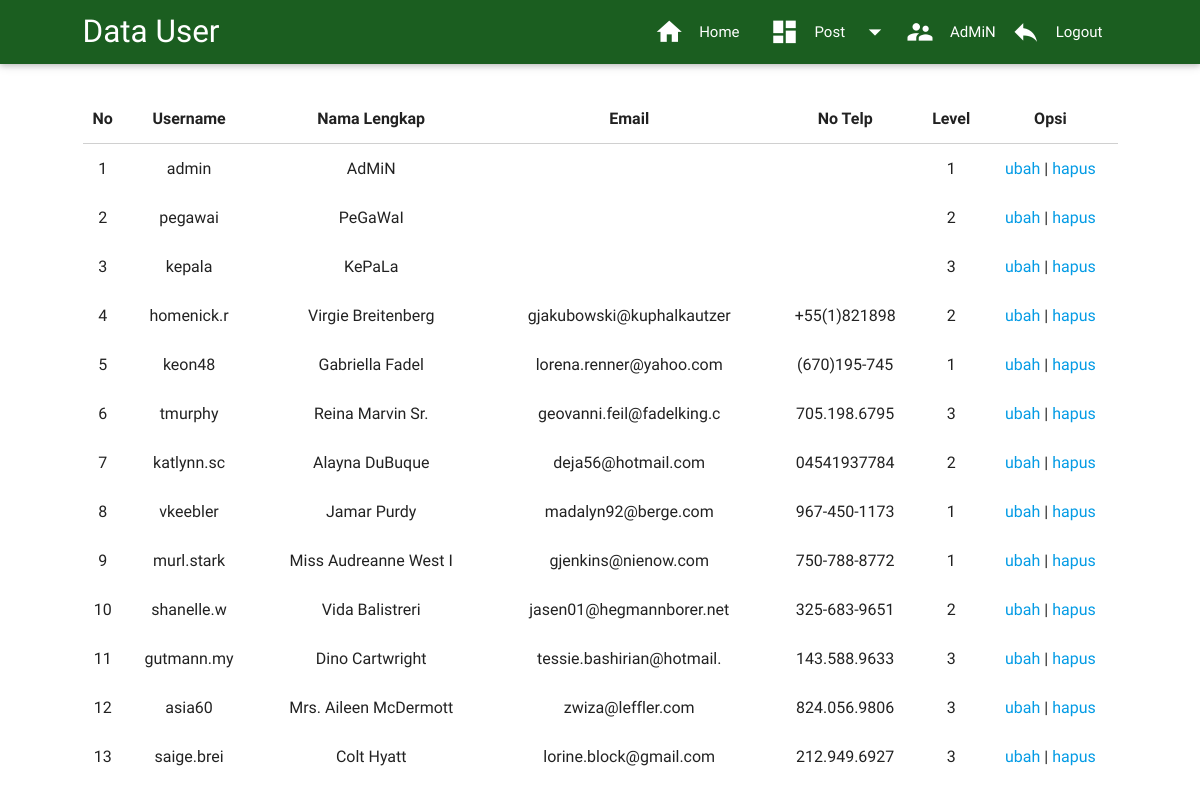
The page /admin/module/user/tampil.php (signed in) on the database its author committed.
### tables this page shows
CREATE TABLE IF NOT EXISTS `user` (
  `id_user` int(10) NOT NULL AUTO_INCREMENT,
  `username` char(10) NOT NULL,
  `nama_lengkap` char(25) NOT NULL,
  `password` char(8) NOT NULL,
  `email` char(25) NOT NULL,
  `no_telp` char(12) NOT NULL,
  `level` char(2) NOT NULL,
  `divisi` char(2) DEFAULT NULL,
  PRIMARY KEY (`id_user`)
);

### admin/module/user/tampil.php (the view, shortened to what this page needs)
<?php
require "includes/header_user.php";
$query=mysql_query("select * from user");
?>
<main style="margin-top:30px;">
<div class="container">
        <table class="hoverable centered responsive-table">
        <thead>
                <tr>
                        <th>No</th>
                        <th>Username</th>
                        <th>Nama Lengkap</th>
                        <th>Email</th>
                        <th>No Telp</th>
                        <th>Level</th>
                        <th>Opsi</th>
                </tr>
        </thead>
<?php
while($row=mysql_fetch_array($query)){
?>
        <tbody>
                <tr>
                        <td><?php echo $c=$c+1;?></td>
                        <td><?php echo $row['username'];?></td>
                        <td><?php echo $row['nama_lengkap'];?></td>
                        <td><?php echo $row['email'];?></td>
                        <td><?php echo $row['no_telp'];?></td>
                        <td><?php echo $row['level'];?></td>
                        <td>
<a href="update.php?id_user=<?php echo $row['id_user']; ?>">ubah</a>  |
<a href="hapus.php?id_user=<?php echo $row['id_user']; ?>" onClick="return confirm('Apakah anda yakin?')">hapus</a>
                        </td>
<?php
}
?>
                </tr>
        </tbody>
        </table>
</div>
</main>
</body>
</html>

### admin/module/user/includes/header_user.php (style rules this page uses)
body { display: flex; min-height: 100vh; flex-direction: column; }
main { flex: 1 0 auto }
.container { width:90% }

### rows shown on the page
user: username "admin", nama_lengkap "AdMiN", level "1"
user: c "2", username "pegawai", nama_lengkap "PeGaWaI", level "2"
user: c "3", username "kepala", nama_lengkap "KePaLa", level "3"
user: c "4", username "homenick.r", nama_lengkap "Virgie Breitenberg", email "gjakubowski@kuphalkautzer", no_telp "+55(1)821898", level "2"
user: c "5", username "keon48", nama_lengkap "Gabriella Fadel", email "lorena.renner@yahoo.com", no_telp "(670)195-745", level "1"
user: c "6", username "tmurphy", nama_lengkap "Reina Marvin Sr.", email "geovanni.feil@fadelking.c", no_telp "705.198.6795", level "3"
user: c "7", username "katlynn.sc", nama_lengkap "Alayna DuBuque", email "deja56@hotmail.com", no_telp "04541937784", level "2"
user: c "8", username "vkeebler", nama_lengkap "Jamar Purdy", email "madalyn92@berge.com", no_telp "967-450-1173", level "1"
user: c "9", username "murl.stark", nama_lengkap "Miss Audreanne West I", email "gjenkins@nienow.com", no_telp "750-788-8772", level "1"
user: c "10", username "shanelle.w", nama_lengkap "Vida Balistreri", email "jasen01@hegmannborer.net", no_telp "325-683-9651", level "2"
user: c "11", username "gutmann.my", nama_lengkap "Dino Cartwright", email "tessie.bashirian@hotmail.", no_telp "143.588.9633", level "3"
user: c "12", username "asia60", nama_lengkap "Mrs. Aileen McDermott", email "zwiza@leffler.com", no_telp "824.056.9806", level "3"
user: c "13", username "saige.brei", nama_lengkap "Colt Hyatt", email "lorine.block@gmail.com", no_telp "212.949.6927", level "3"

### other values the page prints
$_SESSION['nama_lengkap'] "AdMiN"
